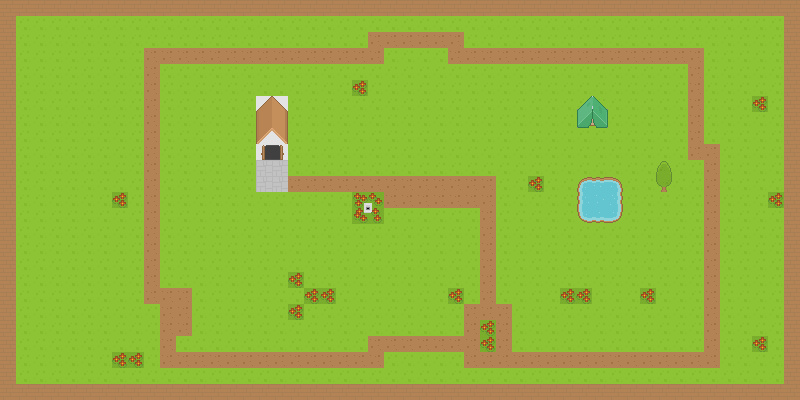

The image is a tile-based game level rendered from a .tmx file. Its description and complete source (layers, tilesets, objects, tile grids) follow:
An orthogonal 50x25 tile map with 16x16 px tiles, 2 tile layers (backgroundLayer, blockedLayer) and 3 objects (2x entryPoint, playerStart).

<map version="1.0" tiledversion="1.1.5" orientation="orthogonal" renderorder="right-down" width="50" height="25" tilewidth="16" tileheight="16" infinite="0" nextobjectid="16">
 <tileset firstgid="1" name="roguelikeSheet_transparent" tilewidth="16" tileheight="16" spacing="1" tilecount="1767" columns="57">
  <image source="../roguelike-pack/Spritesheet/roguelikeSheet_transparent.png" width="968" height="526" />
 </tileset>
 <layer name="backgroundLayer" width="50" height="25">
  <data encoding="csv">
6,6,6,6,6,6,6,6,6,6,6,6,6,6,6,6,6,6,6,6,6,6,6,6,6,6,6,6,6,6,6,6,6,6,6,6,6,6,6,6,6,6,6,6,6,6,6,6,6,6,
6,6,6,6,6,6,6,6,6,6,6,6,6,6,6,6,6,6,6,6,6,6,6,6,6,6,6,6,6,6,6,6,6,6,6,6,6,6,6,6,6,6,6,6,6,6,6,6,6,6,
6,6,6,6,6,6,6,6,6,6,6,6,6,6,6,6,6,6,6,6,6,6,6,64,64,64,64,64,64,6,6,6,6,6,6,6,6,6,6,6,6,6,6,6,6,6,6,6,6,6,
6,6,6,6,6,6,6,6,6,64,64,64,64,64,64,64,64,64,64,64,64,64,64,64,6,6,6,6,64,64,64,64,64,64,64,64,64,64,64,64,64,64,64,64,6,6,6,6,6,6,
6,6,6,6,6,6,6,6,6,64,6,6,6,6,6,6,6,6,6,6,6,6,6,6,6,6,6,6,6,6,6,6,6,6,6,6,6,6,6,6,6,6,6,64,6,6,6,6,6,6,
6,6,6,6,6,6,6,6,6,64,6,6,6,6,6,6,6,6,6,6,6,6,403,6,6,6,6,6,6,6,6,6,6,6,6,6,6,6,6,6,6,6,6,64,6,6,6,6,6,6,
6,6,6,6,6,6,6,6,6,64,6,6,6,6,6,6,1528,1528,6,6,6,6,6,6,6,6,6,6,6,6,6,6,6,6,6,6,6,6,6,6,6,6,6,64,6,6,6,403,6,6,
6,6,6,6,6,6,6,6,6,64,6,6,6,6,6,6,0,1528,6,6,6,6,6,6,6,6,6,6,6,6,6,6,6,6,6,6,6,6,6,6,6,6,6,64,6,6,6,6,6,6,
6,6,6,6,6,6,6,6,6,64,6,6,6,6,6,6,1528,1528,6,6,6,6,6,6,6,6,6,6,6,6,6,6,6,6,6,6,6,6,6,6,6,6,6,64,6,6,6,6,6,6,
6,6,6,6,6,6,6,6,6,64,6,6,6,6,6,6,1528,1528,6,6,6,6,6,6,6,6,6,6,6,6,6,6,6,6,6,6,6,6,6,6,6,6,6,64,64,6,6,6,6,6,
6,6,6,6,6,6,6,6,6,64,6,6,6,6,6,6,121,121,6,6,6,6,6,6,6,6,6,6,6,6,6,6,6,6,6,6,6,6,6,6,6,6,6,6,64,6,6,6,6,6,
6,6,6,6,6,6,6,6,6,64,6,6,6,6,6,6,121,121,64,64,64,64,64,64,64,64,64,64,64,64,64,6,6,403,6,6,6,6,6,6,6,6,6,6,64,6,6,6,6,6,
6,6,6,6,6,6,6,403,6,64,6,6,6,6,6,6,6,6,6,6,6,6,343,344,64,64,64,64,64,64,64,6,6,6,6,6,6,6,6,6,6,6,6,6,64,6,6,6,403,6,
6,6,6,6,6,6,6,6,6,64,6,6,6,6,6,6,6,6,6,6,6,6,400,401,6,6,6,6,6,6,64,6,6,6,6,6,6,6,6,6,6,6,6,6,64,6,6,6,6,6,
6,6,6,6,6,6,6,6,6,64,6,6,6,6,6,6,6,6,6,6,6,6,6,6,6,6,6,6,6,6,64,6,6,6,6,6,6,6,6,6,6,6,6,6,64,6,6,6,6,6,
6,6,6,6,6,6,6,6,6,64,6,6,6,6,6,6,6,6,6,6,6,6,6,6,6,6,6,6,6,6,64,6,6,6,6,6,6,6,6,6,6,6,6,6,64,6,6,6,6,6,
6,6,6,6,6,6,6,6,6,64,6,6,6,6,6,6,6,6,6,6,6,6,6,6,6,6,6,6,6,6,64,6,6,6,6,6,6,6,6,6,6,6,6,6,64,6,6,6,6,6,
6,6,6,6,6,6,6,6,6,64,6,6,6,6,6,6,6,6,403,6,6,6,6,6,6,6,6,6,6,6,64,6,6,6,6,6,6,6,6,6,6,6,6,6,64,6,6,6,6,6,
6,6,6,6,6,6,6,6,6,64,64,64,6,6,6,6,6,6,6,403,403,6,6,6,6,6,6,6,403,6,64,6,6,6,6,403,403,6,6,6,403,6,6,6,64,6,6,6,6,6,
6,6,6,6,6,6,6,6,6,6,64,64,6,6,6,6,6,6,403,6,6,6,6,6,6,6,6,6,6,64,64,64,6,6,6,6,6,6,6,6,6,6,6,6,64,6,6,6,6,6,
6,6,6,6,6,6,6,6,6,6,64,64,6,6,6,6,6,6,6,6,6,6,6,6,6,6,6,6,6,64,403,64,6,6,6,6,6,6,6,6,6,6,6,6,64,6,6,6,6,6,
6,6,6,6,6,6,6,6,6,6,64,6,6,6,6,6,6,6,6,6,6,6,6,64,64,64,64,64,64,64,403,64,6,6,6,6,6,6,6,6,6,6,6,6,64,6,6,403,6,6,
6,6,6,6,6,6,6,403,403,6,64,64,64,64,64,64,64,64,64,64,64,64,64,64,6,6,6,6,6,64,64,64,64,64,64,64,64,64,64,64,64,64,64,64,64,6,6,6,6,6,
6,6,6,6,6,6,6,6,6,6,6,6,6,6,6,6,6,6,6,6,6,6,6,6,6,6,6,6,6,6,6,6,6,6,6,6,6,6,6,6,6,6,6,6,6,6,6,6,6,6,
6,6,6,6,6,6,6,6,6,6,6,6,6,6,6,6,6,6,6,6,6,6,6,6,6,6,6,6,6,6,6,6,6,6,6,6,6,6,6,6,6,6,6,6,6,6,6,6,6,6
</data>
 </layer>
 <layer name="blockedLayer" width="50" height="25">
  <data encoding="csv">
124,124,124,124,124,124,124,124,124,124,124,124,124,124,124,124,124,124,124,124,124,124,124,124,124,124,124,124,124,124,124,124,124,124,124,124,124,124,124,124,124,124,124,124,124,124,124,124,124,124,
124,0,0,0,0,0,0,0,0,0,0,0,0,0,0,0,0,0,0,0,0,0,0,0,0,0,0,0,0,0,0,0,0,0,0,0,0,0,0,0,0,0,0,0,0,0,0,0,0,124,
124,0,0,0,0,0,0,0,0,0,0,0,0,0,0,0,0,0,0,0,0,0,0,0,0,0,0,0,0,0,0,0,0,0,0,0,0,0,0,0,0,0,0,0,0,0,0,0,0,124,
124,0,0,0,0,0,0,0,0,0,0,0,0,0,0,0,0,0,0,0,0,0,0,0,0,0,0,0,0,0,0,0,0,0,0,0,0,0,0,0,0,0,0,0,0,0,0,0,0,124,
124,0,0,0,0,0,0,0,0,0,0,0,0,0,0,0,0,0,0,0,0,0,0,0,0,0,0,0,0,0,0,0,0,0,0,0,0,0,0,0,0,0,0,0,0,0,0,0,0,124,
124,0,0,0,0,0,0,0,0,0,0,0,0,0,0,0,0,0,0,0,0,0,0,0,0,0,0,0,0,0,0,0,0,0,0,0,0,0,0,0,0,0,0,0,0,0,0,0,0,124,
124,0,0,0,0,0,0,0,0,0,0,0,0,0,0,0,1218,1219,0,0,0,0,0,0,0,0,0,0,0,0,0,0,0,0,0,0,617,618,0,0,0,0,0,0,0,0,0,0,0,124,
124,0,0,0,0,0,0,0,0,0,0,0,0,0,0,0,1275,1276,0,0,0,0,0,0,0,0,0,0,0,0,0,0,0,0,0,0,674,675,0,0,0,0,0,0,0,0,0,0,0,124,
124,0,0,0,0,0,0,0,0,0,0,0,0,0,0,0,1332,1333,0,0,0,0,0,0,0,0,0,0,0,0,0,0,0,0,0,0,0,0,0,0,0,0,0,0,0,0,0,0,0,124,
124,0,0,0,0,0,0,0,0,0,0,0,0,0,0,0,485,486,0,0,0,0,0,0,0,0,0,0,0,0,0,0,0,0,0,0,0,0,0,0,0,0,0,0,0,0,0,0,0,124,
124,0,0,0,0,0,0,0,0,0,0,0,0,0,0,0,0,0,0,0,0,0,0,0,0,0,0,0,0,0,0,0,0,0,0,0,0,0,0,0,0,584,0,0,0,0,0,0,0,124,
124,0,0,0,0,0,0,0,0,0,0,0,0,0,0,0,0,0,0,0,0,0,0,0,0,0,0,0,0,0,0,0,0,0,0,0,3,4,5,0,0,641,0,0,0,0,0,0,0,124,
124,0,0,0,0,0,0,0,0,0,0,0,0,0,0,0,0,0,0,0,0,0,0,0,0,0,0,0,0,0,0,0,0,0,0,0,60,61,62,0,0,0,0,0,0,0,0,0,0,124,
124,0,0,0,0,0,0,0,0,0,0,0,0,0,0,0,0,0,0,0,0,0,0,0,0,0,0,0,0,0,0,0,0,0,0,0,117,118,119,0,0,0,0,0,0,0,0,0,0,124,
124,0,0,0,0,0,0,0,0,0,0,0,0,0,0,0,0,0,0,0,0,0,0,0,0,0,0,0,0,0,0,0,0,0,0,0,0,0,0,0,0,0,0,0,0,0,0,0,0,124,
124,0,0,0,0,0,0,0,0,0,0,0,0,0,0,0,0,0,0,0,0,0,0,0,0,0,0,0,0,0,0,0,0,0,0,0,0,0,0,0,0,0,0,0,0,0,0,0,0,124,
124,0,0,0,0,0,0,0,0,0,0,0,0,0,0,0,0,0,0,0,0,0,0,0,0,0,0,0,0,0,0,0,0,0,0,0,0,0,0,0,0,0,0,0,0,0,0,0,0,124,
124,0,0,0,0,0,0,0,0,0,0,0,0,0,0,0,0,0,0,0,0,0,0,0,0,0,0,0,0,0,0,0,0,0,0,0,0,0,0,0,0,0,0,0,0,0,0,0,0,124,
124,0,0,0,0,0,0,0,0,0,0,0,0,0,0,0,0,0,0,0,0,0,0,0,0,0,0,0,0,0,0,0,0,0,0,0,0,0,0,0,0,0,0,0,0,0,0,0,0,124,
124,0,0,0,0,0,0,0,0,0,0,0,0,0,0,0,0,0,0,0,0,0,0,0,0,0,0,0,0,0,0,0,0,0,0,0,0,0,0,0,0,0,0,0,0,0,0,0,0,124,
124,0,0,0,0,0,0,0,0,0,0,0,0,0,0,0,0,0,0,0,0,0,0,0,0,0,0,0,0,0,0,0,0,0,0,0,0,0,0,0,0,0,0,0,0,0,0,0,0,124,
124,0,0,0,0,0,0,0,0,0,0,0,0,0,0,0,0,0,0,0,0,0,0,0,0,0,0,0,0,0,0,0,0,0,0,0,0,0,0,0,0,0,0,0,0,0,0,0,0,124,
124,0,0,0,0,0,0,0,0,0,0,0,0,0,0,0,0,0,0,0,0,0,0,0,0,0,0,0,0,0,0,0,0,0,0,0,0,0,0,0,0,0,0,0,0,0,0,0,0,124,
124,0,0,0,0,0,0,0,0,0,0,0,0,0,0,0,0,0,0,0,0,0,0,0,0,0,0,0,0,0,0,0,0,0,0,0,0,0,0,0,0,0,0,0,0,0,0,0,0,124,
124,124,124,124,124,124,124,124,124,124,124,124,124,124,124,124,124,124,124,124,124,124,124,124,124,124,124,124,124,124,124,124,124,124,124,124,124,124,124,124,124,124,124,124,124,124,124,124,124,124
</data>
 </layer>
 <objectgroup name="objectsLayer">
  <object id="5" name="playerStart" type="playerStart" x="399.75" y="144.5" width="17" height="15.5" />
  <object id="8" name="entryPoint1" type="entryPoint" x="256.25" y="144.5" width="31.5" height="15.25" />
  <object id="10" name="entryPoint2" type="entryPoint" x="576.75" y="116.25" width="30.5" height="15.5" />
 </objectgroup>
</map>
